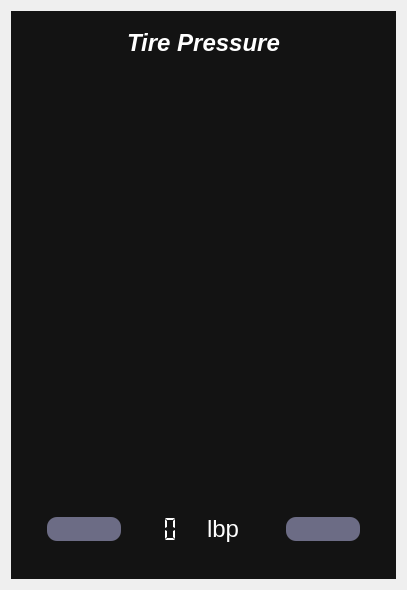
<?xml version="1.0" encoding="UTF-8"?>
<ui version="4.0">
 <class>HVAC</class>
 <widget class="QWidget" name="HVAC">
  <property name="geometry">
   <rect>
    <x>0</x>
    <y>0</y>
    <width>407</width>
    <height>590</height>
   </rect>
  </property>
  <property name="sizePolicy">
   <sizepolicy hsizetype="Preferred" vsizetype="Preferred">
    <horstretch>0</horstretch>
    <verstretch>0</verstretch>
   </sizepolicy>
  </property>
  <property name="windowTitle">
   <string>Form</string>
  </property>
  <property name="styleSheet">
   <string notr="true">*{
	border: none;
	background-color: transparent;
	background: none; 
	padding: 0;
	margin: 0;
	color: #fff;
}

#scrollAreaWidgetContents{
	background-color: #131313 ; /* black */
}

#centralwidget{
	background-color: #131313 ; /* black */
}

#centralwidget QPushButton{
	background-color: #6C6C85 ; /* pastel purple */
	padding: 5px 10px;
	border-radius: 10px;
}

#centralwidget QPushButton:pressed {
    background-color: #4BD7D6 ; /* light blue */
}

#centralwidget QSlider::groove:horizontal {
    border: 1px solid #6C6C85 ; /* pastel purple */
    height: 15px;
    border-radius: 8px;
}

#centralwidget  QSlider::sub-page:horizontal {
    background-color: #4BD7D6 ; /* light blue */
    height: 15px;
    border-radius: 5px;
}

#centralwidget QSlider::handle:horizontal {
    background: qlineargradient(x1:0, y1:0, x2:1, y2:1,
        stop:0 #eee, stop:1 #ccc);
    border: 1px solid #777;
    width: 20px;
    margin-top: -2px;
    margin-bottom: -2px;
    border-radius: 8px;
}

QSlider::sub-page:vertical {
    background-color: #131313 ; /* black */
    height: 20px;
    width: 28px;
    margin: 2px;
	border: 1px solid #6C6C85 ; /* pastel purple */
    border-radius: 8px;
}

QSlider::groove:vertical {
    border-radius: 8px;
    width: 28px;
    margin: 2px;
	border: 1px solid #6C6C85 ; /* pastel purple */
	background-color: #4BD7D6 ; /* light blue */ 
}
QSlider::groove:vertical:hover {
	background-color: rgb(55, 62, 76);
}
QSlider::handle:vertical {
    background-color: #d5d5d5;
    height: 15px;
    width: 20px;
	border-radius: 5px;
}
QSlider::handle:vertical:hover {
    background-color: #6C6C85 ; /* pastel purple */
}
QSlider::handle:vertical:pressed {
    background-color: #4BD7D6 ; /* light blue */ 
}


QScrollBar:horizontal {
        min-width: 240px;
        height: 13px;
    }

    QScrollBar:vertical {
        min-height: 240px;
        width: 13px;
    }

    QScrollBar::groove {
        background: 2A2827; /* dark grey */
        border-radius: 5px;
    }

    QScrollBar::handle {
        background: #4BD7D6 ; /* light blue */
        border-radius: 5px;
    }

    QScrollBar::handle:horizontal {
        width: 25px;
    }

    QScrollBar::handle:vertical {
        height: 25px; scrollAreaWidgetContents 
    }

#leftControls{
	background: #041F2B ; /* dark blue */
	border-radius: 10px;
}

#rightControls{
	background: #041F2B ; /* dark blue */
	border-radius: 10px;
}


/*============================================*/

QListWidget {
    min-height: 150px;
    max-height: 150px;
    background-color: #131313 ; /* black */
    border: 1px solid #6C6C85 ; /* pastel purple */
    border-radius: 8px;
}

QListWidget::item {
    height: 50px;
    width: 50px;
    border-radius:  8px;
	text-align: center;
}

QListWidget::item:selected {
    background-color: #4BD7D6 ; /* light blue */
    border-radius: 8px;
}

QListWidget::item:selected:!active {
    border-width: 0px;
}

QListWidget::item:selected:active {
    background-color: #4BD7D6 ; /* light blue */
}

QListWidget::item:selected:!focus {
	color: black;
    border-width: 0px;
}

QListWidget::item:focus {
    background-color: #6C6C85 ; /* pastel purple */
}

QListWidget::item:hover {
    background-color: #6C6C85 ; /* pastel purple */
}

</string>
  </property>
  <layout class="QVBoxLayout" name="verticalLayout">
   <item>
    <widget class="QFrame" name="centralwidget">
     <property name="frameShape">
      <enum>QFrame::NoFrame</enum>
     </property>
     <layout class="QHBoxLayout" name="horizontalLayout">
      <item>
       <widget class="QFrame" name="frame_2">
        <property name="frameShape">
         <enum>QFrame::StyledPanel</enum>
        </property>
        <property name="frameShadow">
         <enum>QFrame::Raised</enum>
        </property>
        <layout class="QGridLayout" name="gridLayout_2">
         <item row="1" column="0">
          <widget class="QFrame" name="frame">
           <property name="minimumSize">
            <size>
             <width>0</width>
             <height>0</height>
            </size>
           </property>
           <property name="frameShape">
            <enum>QFrame::NoFrame</enum>
           </property>
           <layout class="QGridLayout" name="gridLayout">
            <item row="1" column="0" alignment="Qt::AlignBottom">
             <widget class="QFrame" name="frame_3">
              <property name="frameShape">
               <enum>QFrame::StyledPanel</enum>
              </property>
              <property name="frameShadow">
               <enum>QFrame::Raised</enum>
              </property>
              <layout class="QHBoxLayout" name="horizontalLayout_2">
               <item>
                <widget class="QPushButton" name="TPDecreaseBtn">
                 <property name="text">
                  <string/>
                 </property>
                 <property name="icon">
                  <iconset resource="../assets/res.qrc">
                   <normaloff>:/Carbon_Icons/carbon_icons/subtract--alt.svg</normaloff>:/Carbon_Icons/carbon_icons/subtract--alt.svg</iconset>
                 </property>
                 <property name="iconSize">
                  <size>
                   <width>50</width>
                   <height>50</height>
                  </size>
                 </property>
                </widget>
               </item>
               <item>
                <widget class="QLCDNumber" name="LCD">
                 <property name="autoFillBackground">
                  <bool>false</bool>
                 </property>
                 <property name="lineWidth">
                  <number>1</number>
                 </property>
                 <property name="smallDecimalPoint">
                  <bool>false</bool>
                 </property>
                 <property name="digitCount">
                  <number>2</number>
                 </property>
                 <property name="segmentStyle">
                  <enum>QLCDNumber::Flat</enum>
                 </property>
                </widget>
               </item>
               <item>
                <widget class="QLabel" name="TPUnit">
                 <property name="text">
                  <string>&lt;html&gt;&lt;head/&gt;&lt;body&gt;&lt;p&gt;&lt;span style=&quot; font-size:18pt;&quot;&gt;lbp&lt;/span&gt;&lt;/p&gt;&lt;/body&gt;&lt;/html&gt;</string>
                 </property>
                 <property name="scaledContents">
                  <bool>true</bool>
                 </property>
                 <property name="alignment">
                  <set>Qt::AlignBottom|Qt::AlignLeading|Qt::AlignLeft</set>
                 </property>
                </widget>
               </item>
               <item>
                <widget class="QPushButton" name="TPIncreaseBtn">
                 <property name="text">
                  <string/>
                 </property>
                 <property name="icon">
                  <iconset resource="../assets/res.qrc">
                   <normaloff>:/Carbon_Icons/carbon_icons/add--alt.svg</normaloff>:/Carbon_Icons/carbon_icons/add--alt.svg</iconset>
                 </property>
                 <property name="iconSize">
                  <size>
                   <width>50</width>
                   <height>50</height>
                  </size>
                 </property>
                </widget>
               </item>
              </layout>
             </widget>
            </item>
            <item row="0" column="0">
             <widget class="QWidget" name="TS_Placeholher" native="true">
              <property name="sizePolicy">
               <sizepolicy hsizetype="Expanding" vsizetype="Expanding">
                <horstretch>0</horstretch>
                <verstretch>0</verstretch>
               </sizepolicy>
              </property>
             </widget>
            </item>
           </layout>
          </widget>
         </item>
         <item row="0" column="0" alignment="Qt::AlignHCenter">
          <widget class="QLabel" name="label_2">
           <property name="text">
            <string>&lt;html&gt;&lt;head/&gt;&lt;body&gt;&lt;p&gt;&lt;span style=&quot; font-size:18pt; font-weight:600; font-style:italic;&quot;&gt;Tire Pressure&lt;/span&gt;&lt;/p&gt;&lt;/body&gt;&lt;/html&gt;</string>
           </property>
           <property name="scaledContents">
            <bool>true</bool>
           </property>
          </widget>
         </item>
        </layout>
       </widget>
      </item>
     </layout>
    </widget>
   </item>
  </layout>
 </widget>
 <resources>
  <include location="../assets/res.qrc"/>
 </resources>
 <connections/>
</ui>
